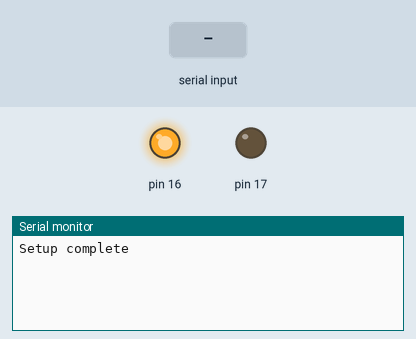
Recording of a sketch running on a simulated Arduino Uno, built with avr-gcc and run on an emulated ATmega328P. Shown: output pins drawn as LEDs (lit = HIGH), the last lines printed to the serial monitor. Inputs (shaded band) come from the test bench.

Above: at 1.2 s.
1.3 s: "U" received over the second serial link
At 1.8 s:
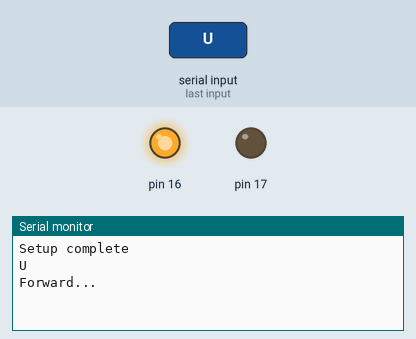
2.8 s: "1" received over the second serial link
At 4.0 s:
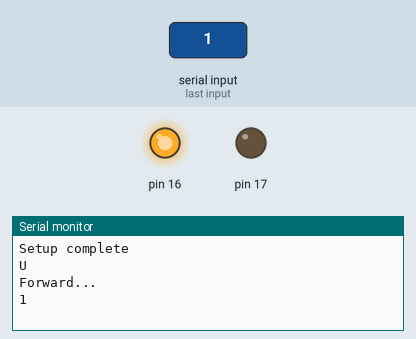

The sketch:

BluetoothTest.ino
```cpp
#include <SoftwareSerial.h>

#define BT_TX_PIN 9
#define BT_RX_PIN 8


SoftwareSerial blueToothSerial(BT_RX_PIN, BT_TX_PIN);

void setup()
{
  pinMode(16,OUTPUT);
  pinMode(17,OUTPUT);
  digitalWrite(16,HIGH);
  digitalWrite(17,LOW);
  Serial.begin(9600);
  setupBlueToothConnection();
  Serial.println("Setup complete");
}


void loop()
{

  if (blueToothSerial.available() > 0){
    char c= blueToothSerial.read();
     Serial.println(c);
     if(c == 'U'){
        Serial.println("Forward...");
     }
  }

}

//The following code is necessary to setup the bluetooth shield ------copy and paste----------------
void setupBlueToothConnection()
{
 blueToothSerial.begin(9600); //Set BluetoothBee BaudRate to default baud rate 38400

}
```

Measured:
- after the input at 1.3 s, the serial monitor: prints a new line at once (image 1)
- after the input at 2.8 s, the serial monitor: prints a new line at once (image 2)
